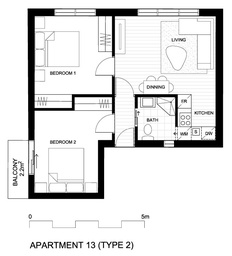
#> input picture lab6/apart_typ2.jpg, 232 x 256 px, shrunk from 635 x 701 before the run
$ jupyter execute lab6.ipynb
#> lines starting #> are read from the running program, lines starting #| are printed output that depends on the picture; after the words box and inside, x2 and y2 are one past the last pixel; in counts of white or black regions, pixels touching at a corner belong together
## Develop Hough Transform

[cell 1]
#final hough_transform
import numpy as np
def hough_transform(img_bin):
    nR,nC = img_bin.shape
    thetas = np.deg2rad(np.arange(0.0, 180.0))
    D = np.sqrt((nR - 1)**2 + (nC - 1)**2)
    q = np.ceil(D)
    nrho = 2*q + 1
    rhos = np.linspace(-q, q, nrho)
    cos_t = np.cos(thetas)
    sin_t = np.sin(thetas)
    H = np.zeros((len(rhos), len(thetas)))
    for rowIdx in range(nR):
        for colIdx in range(nC):
            if img_bin[rowIdx, colIdx]:
                for thIdx in range(len(thetas)):
                    rhoVal = colIdx*cos_t[thIdx] + rowIdx*sin_t[thIdx]
                    rhoIdx = np.nonzero(np.abs(rhos-rhoVal) == np.min(np.abs(rhos-rhoVal)))[0]
                    H[rhoIdx, thIdx] += 1
    return rhos, thetas, H

[cell 2]
import numpy as np
def hough_peaks(H, num_peaks, nhood_size=3):
    indicies = []
    H1 = np.copy(H)
    for i in range(num_peaks):
        idx = np.argmax(H1)
        H1_idx = np.unravel_index(idx, H1.shape)
        indicies.append(H1_idx)

        idx_y, idx_x = H1_idx
        if (idx_x - (nhood_size/2)) < 0: min_x = 0
        else: min_x = idx_x - (nhood_size/2)
        if ((idx_x + (nhood_size/2) + 1) > H.shape[1]): max_x = H.shape[1]
        else: max_x = idx_x + (nhood_size/2) + 1

        if (idx_y - (nhood_size/2)) < 0: min_y = 0
        else: min_y = idx_y - (nhood_size/2)
        if ((idx_y + (nhood_size/2) + 1) > H.shape[0]): max_y = H.shape[0]
        else: max_y = idx_y + (nhood_size/2) + 1

        for x in range(int(min_x), int(max_x)):
            for y in range(int(min_y), int(max_y)):
                H1[y, x] = 0
                if (x == min_x or x == (max_x - 1)):
                    H[y, x] = 255
                if (y == min_y or y == (max_y - 1)):
                    H[y, x] = 255

    return indicies, H

[cell 3]
#final hough_transform
import cv2
import numpy as np
from matplotlib import pyplot as plt
from skimage import feature
from scipy import ndimage as nimg
import matplotlib.image as img
from skimage.io import imread
from skimage import color
import sys
import math
import pdb

img_orig = cv2.imread('apart_typ2.jpg')
#> img_orig is the input picture: shape (256, 232, 3); min 0, max 255, mean 226.4
img1 = img_orig[:,:,::-1]
bw = cv2.cvtColor(img1, cv2.COLOR_BGR2GRAY)
img_g = color.rgb2gray(bw)
img = img_orig.copy()
edges = feature.canny(img_g, sigma=6)
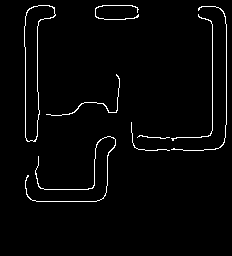
#> edges: shape (256, 232) bool; 2.4% white in thin lines or dots, all inside (x1, y1, x2, y2) = (24, 5, 227, 202)

rhos, thetas, H = hough_transform(edges)
#> after the loop in hough_transform, `for rowIdx in range(nR):`:
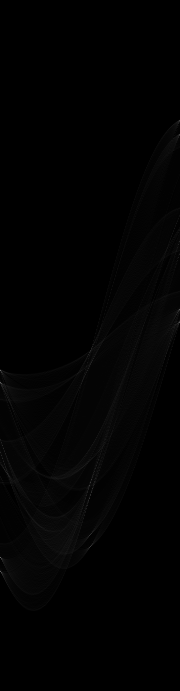
#> H: shape (691, 180) float64; min 0, max 110, mean 2.1
#> rhos = 691 values from -345 to 345; thetas = 180 values from 0 to 3.12

indicies, H = hough_peaks(H, 10, 11)
#> the loop in hough_peaks, `for i in range(num_peaks):` made 10 passes
#> (idx, idx_y, idx_x, min_x, max_x, min_y, max_y) on passes 9 to 10: (87389, 485, 89, 83.5, 95.5, 479.5, 491.5), (98370, 546, 90, 84.5, 96.5, 540.5, 552.5)
#> (idx, idx_y, idx_x, max_x, min_y, max_y) on passes 1 to 4: (66600, 370, 0, 6.5, 364.5, 376.5), (100260, 557, 0, 6.5, 551.5, 563.5), (102780, 571, 0, 6.5, 565.5, 577.5), (68760, 382, 0, 6.5, 376.5, 388.5)
#> after the loop in hough_peaks, `for i in range(num_peaks):`: H: shape (691, 180) float64; 0.08% of pixels changed, all inside (x1, y1, x2, y2) = (0, 114, 180, 577)
#> after the loop in hough_peaks, `for i in range(num_peaks):`:
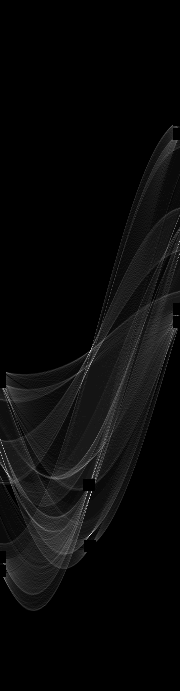
#> H1: shape (691, 180) float64; 0.62% of pixels changed, all inside (x1, y1, x2, y2) = (0, 119, 180, 577); drawn with min black and max white
#> after the loop in hough_peaks, `for i in range(num_peaks):`: indicies = [(370, 0), (557, 0), (571, 0), (382, 0), (309, 179), (322, 179), (120, 179), (134, 179), (485, 89), (546, 90)]

fig = plt.figure(figsize=(15, 10))
fig.canvas.set_window_title('Hough Accumulator Plot')
plt.imshow(H, cmap='jet')
plt.xlabel('Theta Direction'), plt.ylabel('Rho Direction')
plt.tight_layout()
for i in range(len(indicies)):
    rho = rhos[indicies[i][0]]
    theta = thetas[indicies[i][1]]
    print('  case ', i)
    print(rho, theta)
    a = np.cos(theta)
    b = np.sin(theta)
    x0 = a*rho
    y0 = b*rho
    print(y0, x0)
    x1 = int(x0 + 1000*(-b))
    y1 = int(y0 + 1000*(a))
    x2 = int(x0 - 1000*(-b))
    y2 = int(y0 - 1000*(a))
    print(y1,x1)
    print(y2,x2)
    cv2.line(img, (x1, y1), (x2, y2), (0, 255, 0), 2)
#> this loop made 10 passes
#> (rho, theta, a, b, x0, y0, x1, y1) on passes 1 to 10: (25, 0, 1, 0, 25, 0, 25, 1000), (212, 0, 1, 0, 212, 0, 212, 1000), (226, 0, 1, 0, 226, 0, 226, 1000), (37, 0, 1, 0, 37, 0, 37, 1000), (-36, 3.12, -1, 0.0175, 35.99, -0.628, 18, -1000), (-23, 3.12, -1, 0.0175, 23, -0.401, 5, -1000), (-225, 3.12, -1, 0.0175, 225, -3.93, 207, -1003), (-211, 3.12, -1, 0.0175, 211, -3.68, 193, -1003), (140, 1.55, 0.0175, 1, 2.44, 140, -997, 157), (201, 1.57, 6.12e-17, 1, 1.23e-14, 201, -1000, 201)
#> (printed output is left out)
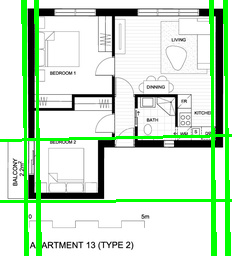
#> img: shape (256, 232, 3); 9.55% of pixels changed, all inside (x1, y1, x2, y2) = (0, 0, 232, 256)

#print(indicies)
#'''
plt.subplot(221), plt.imshow(img_orig)
plt.title('Original'), plt.xticks([]), plt.yticks([])
plt.subplot(222), plt.imshow(edges, cmap='gray')
plt.title('Canny'), plt.xticks([]), plt.yticks([])
plt.subplot(223), plt.imshow(H)
plt.title('Hough Transform Accumulator'), plt.xticks([]), plt.yticks([])
plt.subplot(224), plt.imshow(img)
plt.title('Detected Lines'), plt.xticks([]), plt.yticks([])
plt.show()
#'''
